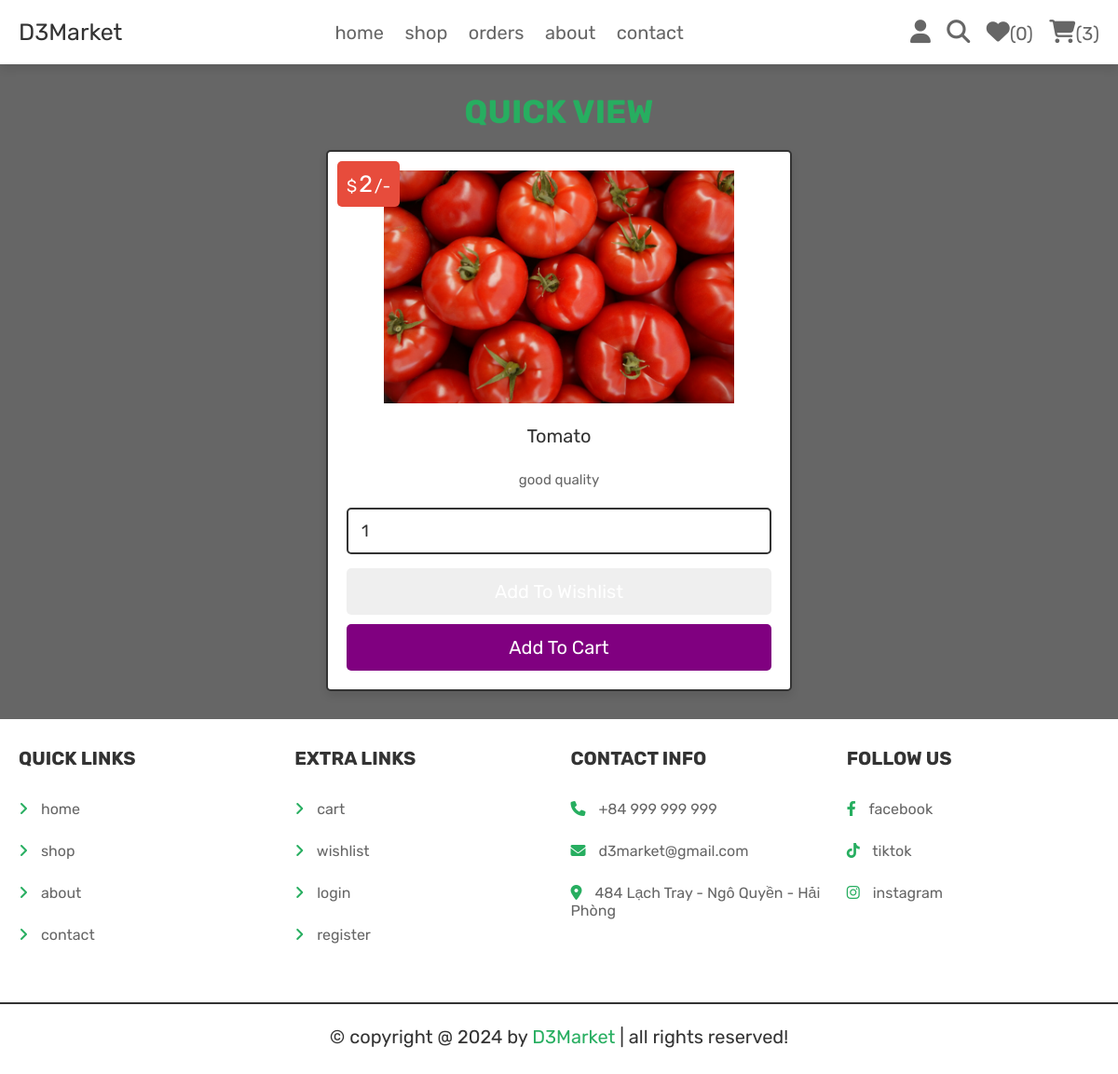
The page /view_page.php?pid=24 (signed in) on the database its author committed.
### tables this page shows
CREATE TABLE `products` (
  `id` int(100) NOT NULL,
  `name` varchar(100) NOT NULL,
  `category` varchar(20) NOT NULL,
  `details` varchar(500) NOT NULL,
  `price` int(100) NOT NULL,
  `image` varchar(100) NOT NULL
);

### view_page.php (the view, shortened to what this page needs)
<?php
@include 'config.php';
?>
<!DOCTYPE html>
<html lang="en">
<head>
   <link rel="stylesheet" href="https://cdnjs.cloudflare.com/ajax/libs/font-awesome/6.1.1/css/all.min.css">
   <link rel="stylesheet" href="css/style.css">
</head>
<body>
<?php include 'header.php'; ?>
<section class="quick-view">
   <h1 class="title">quick view</h1>
   <?php
      $pid = $_GET['pid'];
      $select_products = $conn->prepare("SELECT * FROM `products` WHERE id = ?");
      $select_products->execute([$pid]);
      if($select_products->rowCount() > 0){
         while($fetch_products = $select_products->fetch(PDO::FETCH_ASSOC)){
   ?>
   <form action="" class="box" method="POST">
      <div class="price">$<span><?= $fetch_products['price']; ?></span>/-</div>
      <img src="uploaded_img/<?= $fetch_products['image']; ?>" alt="">
      <div class="name"><?= $fetch_products['name']; ?></div>
      <div class="details"><?= $fetch_products['details']; ?></div>
      <input type="number" min="1" value="1" name="p_qty" class="qty">
      <input type="submit" value="add to wishlist" class="option-btn" name="add_to_wishlist">
      <input type="submit" value="add to cart" class="btn" name="add_to_cart">
   </form>
   <?php
         }
      }else{
         echo '<p class="empty">no products added yet!</p>';
      }
   ?>
</section>
<?php include 'footer.php'; ?>
</body>
</html>

### css/style.css (style rules this page uses)
.quick-view .box { max-width: 50rem; padding:2rem; text-align: center; border:var(--border); background-color: var(--white); box-shadow: var(--box-shadow); border-radius: .5rem; position: relative; margin:0 auto; }
.quick-view .box img { height: 25rem; margin-bottom: 1rem; }
.quick-view .box .price { position: absolute; top:1rem; left:1rem; padding:1rem; border-radius: .5rem; background-color: var(--red); font-size: 1.8rem; color:var(--white); }
.quick-view .box .price span { font-size: 2.5rem; color:var(--white); margin:0 .2rem; }
.quick-view .box .qty { margin:.5rem 0; border-radius: .5rem; padding:1.2rem 1.4rem; font-size: 1.8rem; color:var(--black); border:var(--border); width: 100%; }
.quick-view .box .name { font-size: 2rem; color:var(--black); padding:1rem 0; }
.quick-view .box .details { padding:1rem 0; line-height: 2; font-size: 1.5rem; color:var(--light-color); }

### css/components2.css (style rules this page uses)
:root { --green:#27ae60; --orange:#f39c12; --red:#e74c3c; --black:#333; --light-color:#666; --white:#fff; --light-bg:#f6f6f6; --border:.2rem solid var(--black); --box-shadow:0 .5rem 1rem rgba(0,0,0,.1); --purple:#800080; }
* { font-family: 'Rubik', sans-serif; margin:0; padding:0; box-sizing: border-box; outline: none; border:none; text-decoration: none; color:var(--black); }
body { background-color: var(--light-color) ; }
html { font-size: 62.5%; overflow-x: hidden; scroll-behavior: smooth; scroll-padding-top: 6.5rem; }
section { padding:3rem 2rem; max-width: 1200px; margin:0 auto; }
.btn, .delete-btn, .option-btn { display: block; width: 100%; margin-top: 1rem; border-radius: .5rem; color:var(--white); font-size: 2rem; padding:1.3rem 3rem; text-transform: capitalize; cursor: pointer; text-align: center; }
.btn { background-color: var(--purple); }
.title { text-align: center; margin-bottom: 2rem; text-transform: uppercase; color:var(--green); font-size: 3.5rem; }

### rows shown on the page
products: price "2", image (picture), name "Tomato", details "good quality"

### other values the page prints
$count_wishlist_items->rowCount() "0"
$count_cart_items->rowCount() "3"
